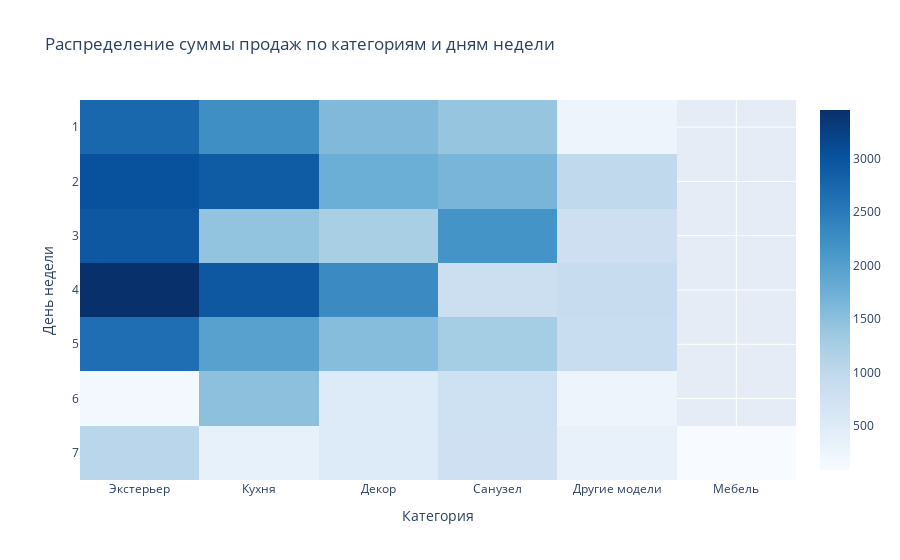

The cell this chart's notebook holds for it:
### Code cell
#fig = px.imshow(bd_pivot, color_continuous_scale='Reds', labels={'color': 'Exit rate'}, title='Exit rate by credit score and tenure')
#fig.show()

jt_pivot = jt.pivot_table(
    values='Цена',
    index='День недели',
    columns='Категория',
    aggfunc='sum',
)

sum_row = jt_pivot.sum()
jt_pivot.loc['Total'] = sum_row
jt_pivot = jt_pivot.sort_values(by='Total', axis=1, ascending=False)
jt_pivot.drop('Total', axis=0, inplace=True)

#display(jt_pivot)

fig5 = px.imshow(jt_pivot, color_continuous_scale='Blues', title='Распределение суммы продаж по категориям и дням недели')
fig5.show()

### Figure 1 — Plotly figure (JSON) as saved in the notebook; plotly's stock layout.template omitted (floating-point values rounded to 4 significant figures)
{"data": [{"coloraxis": "coloraxis", "hovertemplate": "Категория: %{x}<br>День недели: %{y}<br>color: %{z}<extra></extra>", "name": "0", "type": "heatmap", "x": ["Экстерьер", "Кухня", "Декор", "Санузел", "Другие модели", "Мебель"], "xaxis": "x", "y": [1, 2, 3, 4, 5, 6, 7], "yaxis": "y", "z": [[2738.0, 2223.0, 1600.0, 1427.0, 263.0, null], [3033.0, 2892.0, 1759.0, 1657.0, 979.6, null], [2938.0, 1444.0, 1237.0, 2155.0, 812.8, null], [3452.0, 2943.0, 2281.0, 831.6, 893.7, null], [2647.0, 1961.0, 1538.0, 1279.0, 882.2, null], [175.3, 1497.0, 526.0, 779.9, 263.0, null], [1050.0, 350.6, 526.0, 788.9, 346.5, 87.66]]}], "layout": {"coloraxis": {"colorscale": [[0, "rgb(247,251,255)"], [0.125, "rgb(222,235,247)"], [0.25, "rgb(198,219,239)"], [0.375, "rgb(158,202,225)"], [0.5, "rgb(107,174,214)"], [0.625, "rgb(66,146,198)"], [0.75, "rgb(33,113,181)"], [0.875, "rgb(8,81,156)"], [1, "rgb(8,48,107)"]]}, "title": {"text": "Распределение суммы продаж по категориям и дням недели"}, "xaxis": {"anchor": "y", "constrain": "domain", "domain": [0, 1], "scaleanchor": "y", "title": {"text": "Категория"}}, "yaxis": {"anchor": "x", "autorange": "reversed", "constrain": "domain", "domain": [0, 1], "title": {"text": "День недели"}}}}
